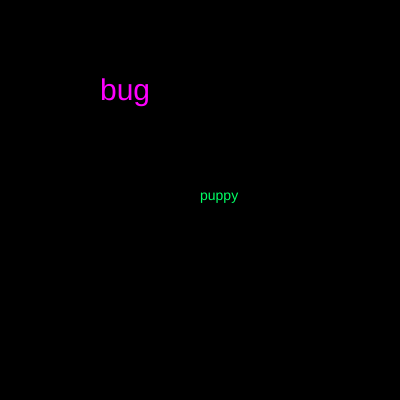
Frame 1 (no input)
Frame 60 (no input): identical to frame 1, image omitted
Frame 120 (the mouse pressed at the canvas centre since frame 60): identical to frame 1, image omitted

The p5.js sketch that drew this single still picture (run headless with seeded random() and noise() and a simulated clock; from frame 60 on, the mouse is pressed at the canvas centre):

// p5.js sketch
// ── sketch.js


function setup() {

    createCanvas( 400, 400 );

}

function draw() {

    background( 0 );
    fill( words[0].r, words[0].g, words[0].b );
    textSize( words[0].size );
    text( words[0].word, 100, 100 );

    fill( words[1].r, words[1].g, words[1].b );
    textSize( words[1].size );
    text( words[1].word, 200, 200 );

}

//JSON!!
// key: value pairs
let rocks = {

    r: 120,
    g: 220,
    b: 50

}


// values can be anything
// even other objects
let words = {

    0: {

        word: "bug",
        r: 255,
        g: 0,
        b: 255,
        size: 30

    },

    1: {

        word: "puppy",
        r: 0,
        g: 255,
        b: 100,
        size: 14

    }

}
